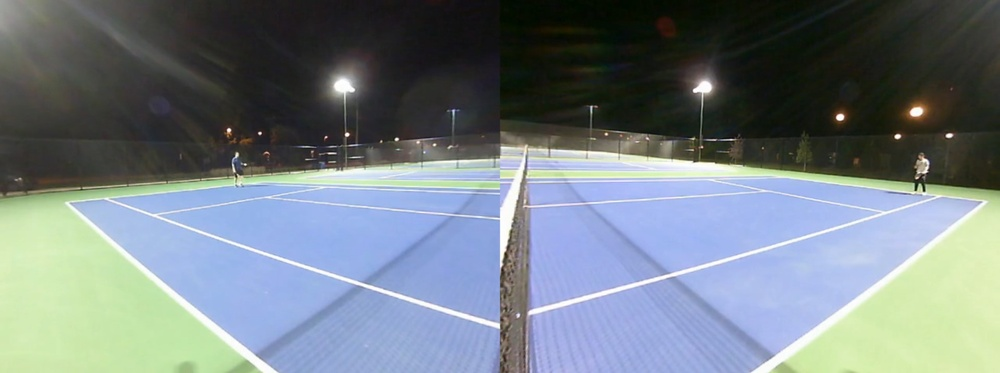
#> input picture tennis.jpg, 1000 x 373 px, shrunk from 1920 x 716 before the run
$ python blue_court.py
#> lines starting #> are read from the running program, lines starting #| are printed output that depends on the picture; after the words box and inside, x2 and y2 are one past the last pixel; in counts of white or black regions, pixels touching at a corner belong together
# import the necessary packages
import numpy as np
import cv2
import opencv_wrapper as cvw
import imutils


def findvert(img):
    vertical = np.copy(img)
    rows = vertical.shape[0]
    # We are now looking for the largest vertical edge, which will be along the center of the image
    verticalsize = rows // 10
    # Create structure element for extracting vertical lines through morphology operations
    verticalStructure = cv2.getStructuringElement(cv2.MORPH_RECT, (1, verticalsize))
    # Apply morphology operations
    vertical = cv2.erode(vertical, verticalStructure)
    vertical = cv2.dilate(vertical, verticalStructure)
    return np.where(vertical != [0])

def separate(img, sr, sc, er, ec, assignleft):
    # Create a black image
    base = np.zeros((img.shape[0],img.shape[1]), np.uint8)
    if assignleft:
        small_img = img[sr:er, sc:ec]
        base[0:small_img.shape[0], 0:small_img.shape[1]] = small_img
    else:
        small_img = img[sr:er, sc:ec]
        base[0:base.shape[0], small_img.shape[1]:base.shape[1]] = small_img
    return base

def getcontours(img):
    contours = []
    cnts = cv2.findContours(img.copy(), cv2.RETR_LIST, cv2.CHAIN_APPROX_SIMPLE)
    cnts = imutils.grab_contours(cnts)
    cnts = sorted(cnts, key = cv2.contourArea, reverse = True)[:5]
    # loop over the contours
    for c in cnts:
        # approximate the contour
        peri = cv2.arcLength(c, True)
        approx = cv2.approxPolyDP(c, 0.02 * peri, True)

        #cv2.arcLength(curve, closed)

        # if our approximated contour has four points, then we
        # can assume that we have found our screen
        if len(approx) > 2 :
            contours.append = approx
    return contours

# construct the argument parse and parse the arguments
# load the image
image = cv2.imread("tennis.jpg")
#> image is the input picture: shape (373, 1000, 3); mean B, G, R 132.3, 126.9, 116.3
height, width = image.shape[:2]
#> height = 373; width = 1000
imgray = cv2.cvtColor(image, cv2.COLOR_BGR2GRAY)
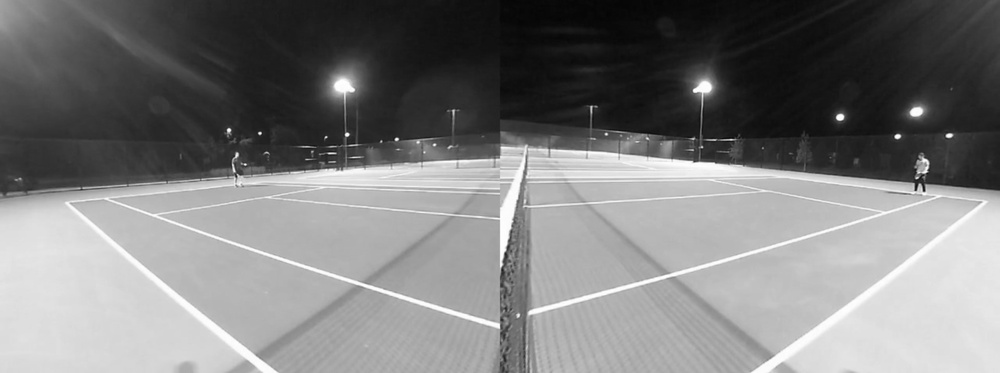
#> imgray: shape (373, 1000); min 4, max 255, mean 124.4

# Blur the image for better edge detection
img_blur = cv2.GaussianBlur(image,(3,3), sigmaX=0, sigmaY=0)
cv2.imshow("Image", img_blur)
cv2.waitKey(0)

hsv = cv2.cvtColor(img_blur, cv2.COLOR_BGR2HSV)
#> hsv: shape (373, 1000, 3); mean H, S, V 72.1, 63.5, 144.7

# target blue = 235,182,156
lower_blue = np.array([100,40,40]) #(hue value ~ 110)
upper_blue = np.array([255,255,255])

mask = cv2.inRange(hsv, lower_blue, upper_blue)
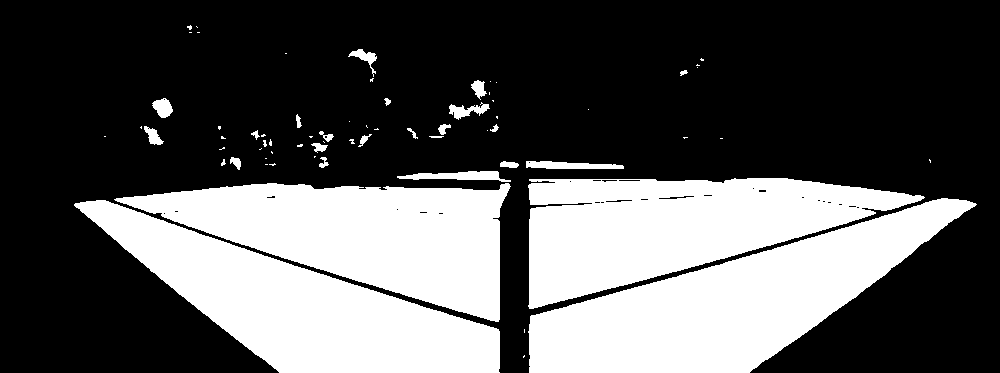
#> mask: shape (373, 1000); 33.9% white; 68 white regions (42 under 20 px), largest, box (x1, y1, x2, y2) and area: (528, 198, 977, 373) 34279, (74, 200, 500, 373) 30377, (114, 183, 511, 322) 29229
res = cv2.bitwise_and(image, image, mask=mask)
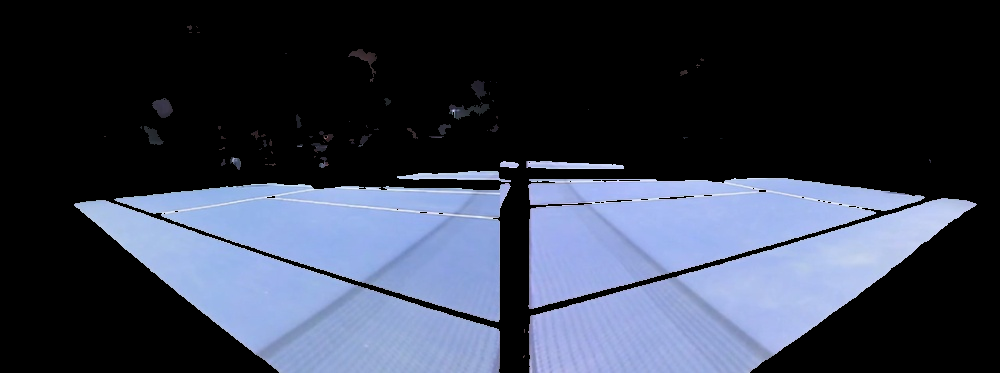
#> res: shape (373, 1000, 3); mean B, G, R 76.4, 59.9, 53.4

cv2.imshow('image', image)
cv2.imshow('mask', mask)
cv2.imshow('res', res)
cv2.waitKey(0)
cv2.destroyAllWindows
